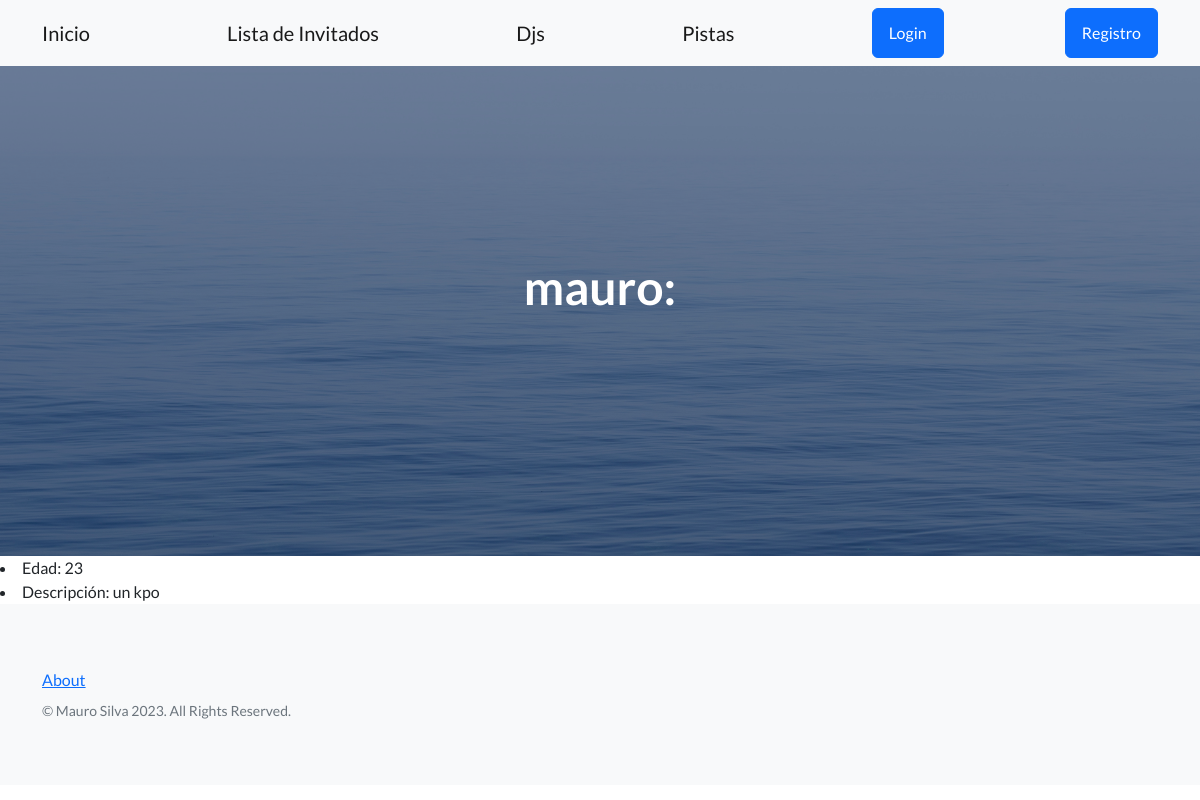
/invitados/mostrar-invitado/1, run on the app's committed database.
### inicio/models.py (models this page shows, shortened)
class Invitado(models.Model):
    nombre = models.CharField(max_length=20)
    edad = models.IntegerField()
    descripcion = models.TextField(null=True)

### inicio/views.py (the view)
# urls.py: path('invitados/mostrar-invitado/<int:pk>', views.MostrarInvitado.as_view(), name='mostrar invitado'),
class MostrarInvitado(DetailView):
    model = Invitado
    template_name = 'inicio/CBV/mostrar-invitado-CBV.html'

### inicio/templates/inicio/CBV/mostrar-invitado-CBV.html (shortened to what this page needs)
{% extends 'base.html' %}
{% block mensaje_inicio %}
{{invitado.nombre}}:
{% endblock mensaje_inicio %}
{% block contenido %}
<li>Edad: {{invitado.edad}}</li>
<li>Descripción: {{invitado.descripcion}}</li>
{% endblock contenido %}

### data on the page
Invitado: nombre "mauro", edad "23", descripcion "un kpo"
